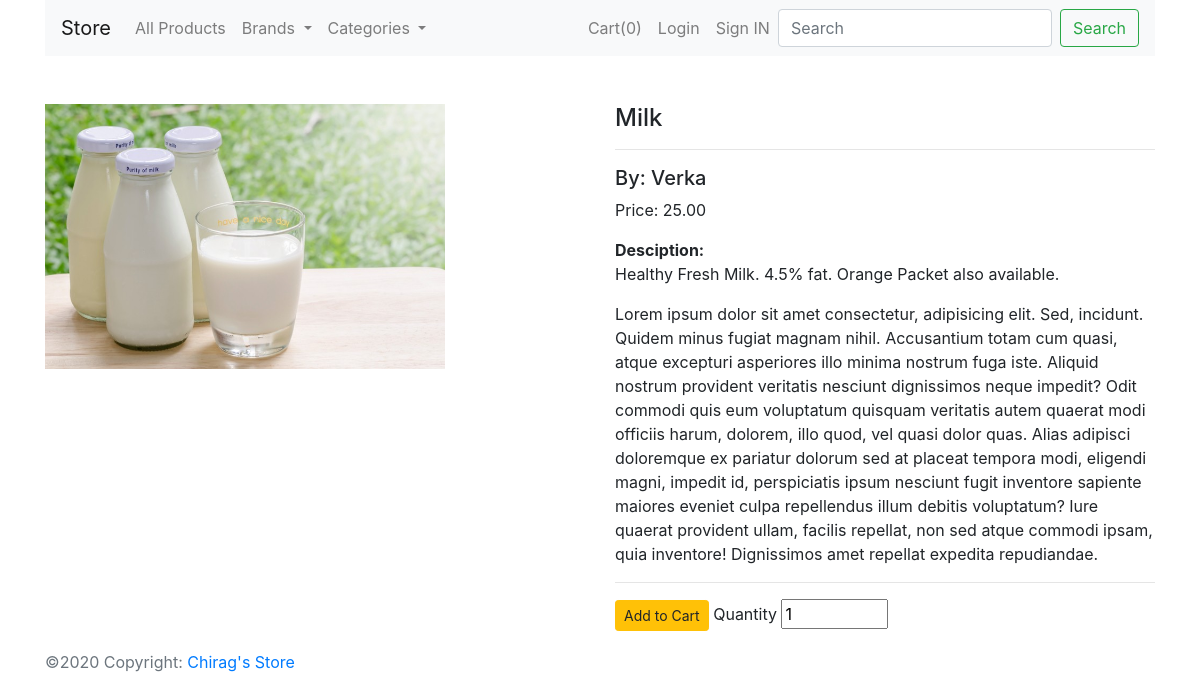
Page /product/1 on the committed database.
### shop/products/models.py (models this page shows, shortened)
class Product(db.Model):
    id = db.Column(db.Integer, primary_key=True)
    name = db.Column(db.String(80), nullable=False)
    price = db.Column(db.Numeric(10,2), nullable=False)
    stock = db.Column(db.Integer, nullable=False)
    desc = db.Column(db.Text, nullable=False)
    pub_date = db.Column(db.DateTime, nullable=False,default=datetime.now())
    brand_id = db.Column(db.Integer, db.ForeignKey('brand.id'),nullable=False)
    brand = db.relationship('Brand', backref=db.backref('brand', lazy=True))
    category_id = db.Column(db.Integer, db.ForeignKey('category.id'),nullable=False)
    category = db.relationship('Category' , backref=db.backref('category', lazy=True))
    image_1 = db.Column(db.String(256), nullable=False, default='image1.jpg')

class Brand(db.Model):
    id = db.Column(db.Integer, primary_key=True)
    name = db.Column(db.String(64), nullable=False, unique=True)

### shop/products/routes.py (the view)
@app.route('/product/<int:id>')
def product_details(id):
    product = Product.query.get_or_404(id)
    brands = Brand.query.join(Product, (Brand.id==Product.brand_id)).all()
    categories = Category.query.join(Product, (Category.id==Product.category_id)).all()
    return render_template('products/product_details.html', product=product, title=product.name, brands=brands,
                    categories=get_all_categories())

### shop/products/routes.py (called while the page is built)
def get_all_categories():
    return Category.query.join(Product, (Category.id==Product.category_id)).all()

### shop/templates/products/product_details.html (shortened to what this page needs)
{% extends 'layout.html' %}
{% block body_block %}
{% include 'navbar.html' %}
<div class="container mt-5">
    <div class="row">
        <div class="col-md-6" id='b_image'>
            <img src="{{url_for('static', filename='images/'+product.image_1)}}" alt="{{product.name}}" width="400px">
        </div>
        <div class="col-md-6">
            <h4>{{product.name}}</h4>
            <hr>
            <h5>By: {{product.brand.name}}</h5>
            <p>Price: {{product.price}}</p>
            <strong>Desciption:</strong>
            <p>{{product.desc}}</p>
            <p>Lorem ipsum dolor sit amet consectetur, adipisicing elit. Sed, incidunt. Quidem minus fugiat magnam nihil. Accusantium totam cum quasi, atque excepturi asperiores illo minima nostrum fuga iste. Aliquid nostrum provident veritatis nesciunt dignissimos neque impedit? Odit commodi quis eum voluptatum quisquam veritatis autem quaerat modi officiis harum, dolorem, illo quod, vel quasi dolor quas. Alias adipisci doloremque ex pariatur dolorum sed at placeat tempora modi, eligendi magni, impedit id, perspiciatis ipsum nesciunt fugit inventore sapiente maiores eveniet culpa repellendus illum debitis voluptatum? Iure quaerat provident ullam, facilis repellat, non sed atque commodi ipsam, quia inventore! Dignissimos amet repellat expedita repudiandae.</p>
            <hr>
            <form action="{{url_for('add_cart')}}" method="post">
                    <button type="submit" class="btn btn-sm btn-warning">Add to Cart</button>
                    <label for="">Quantity</label>
                    <input type="number" name="quantity" id='' value="1" min="1" max="{{product.stock}}">
            </form>
        </div>
    </div>
</div>
{% endblock body_block %}

### rows in the picture
Product: image_1 (picture), name "Milk", price "25.00", desc "Healthy Fresh Milk. 4.5% fat. Orange Packet also available."
Brand: brand.name "Verka"

### other values in the picture
{{ session['shopcart']|length }} "0"
